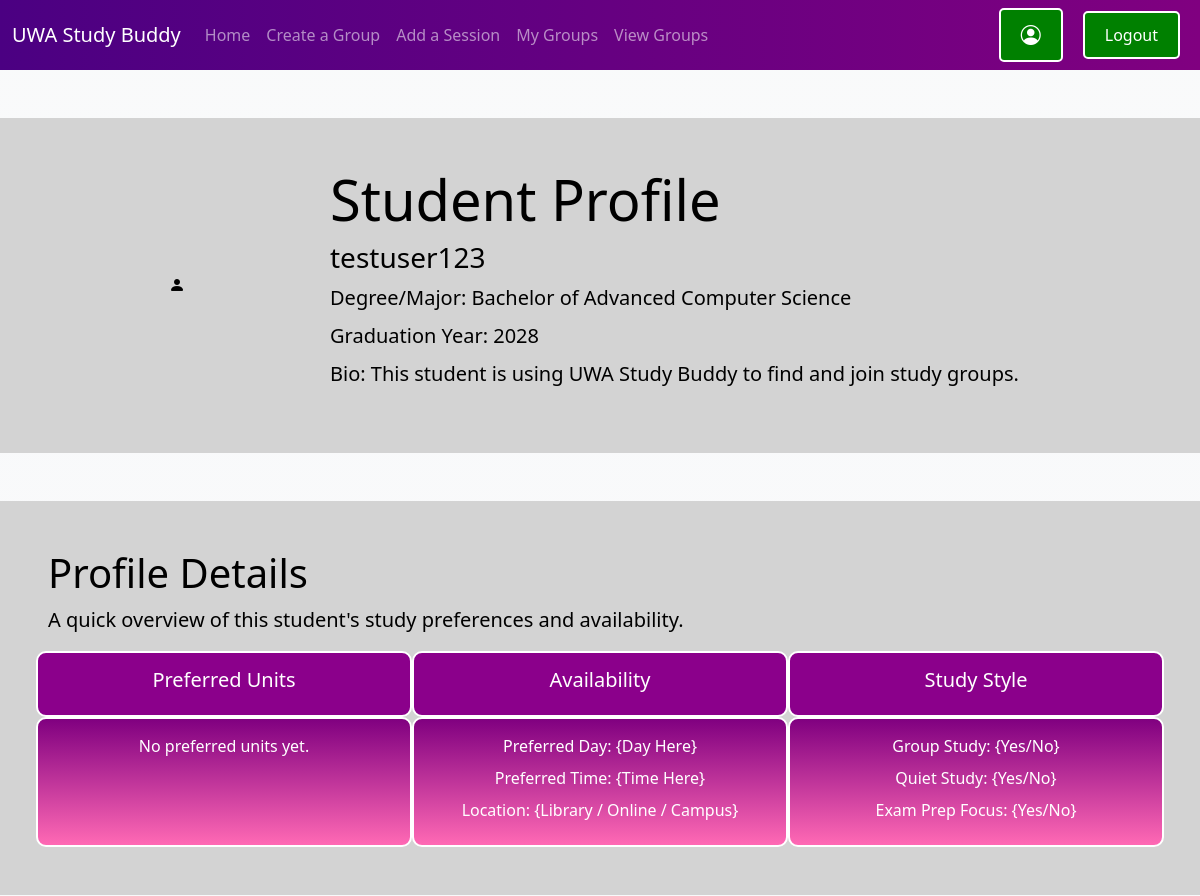
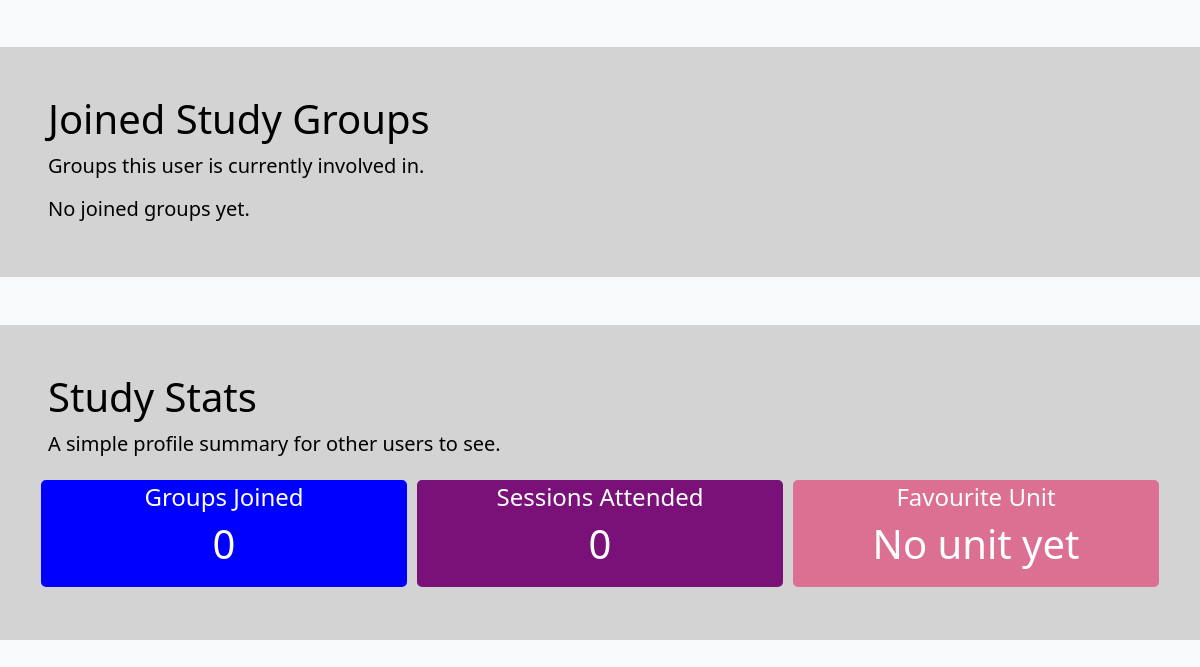
The page /view-profile (signed in) on the database as committed earlier (2 pictures, top to bottom).
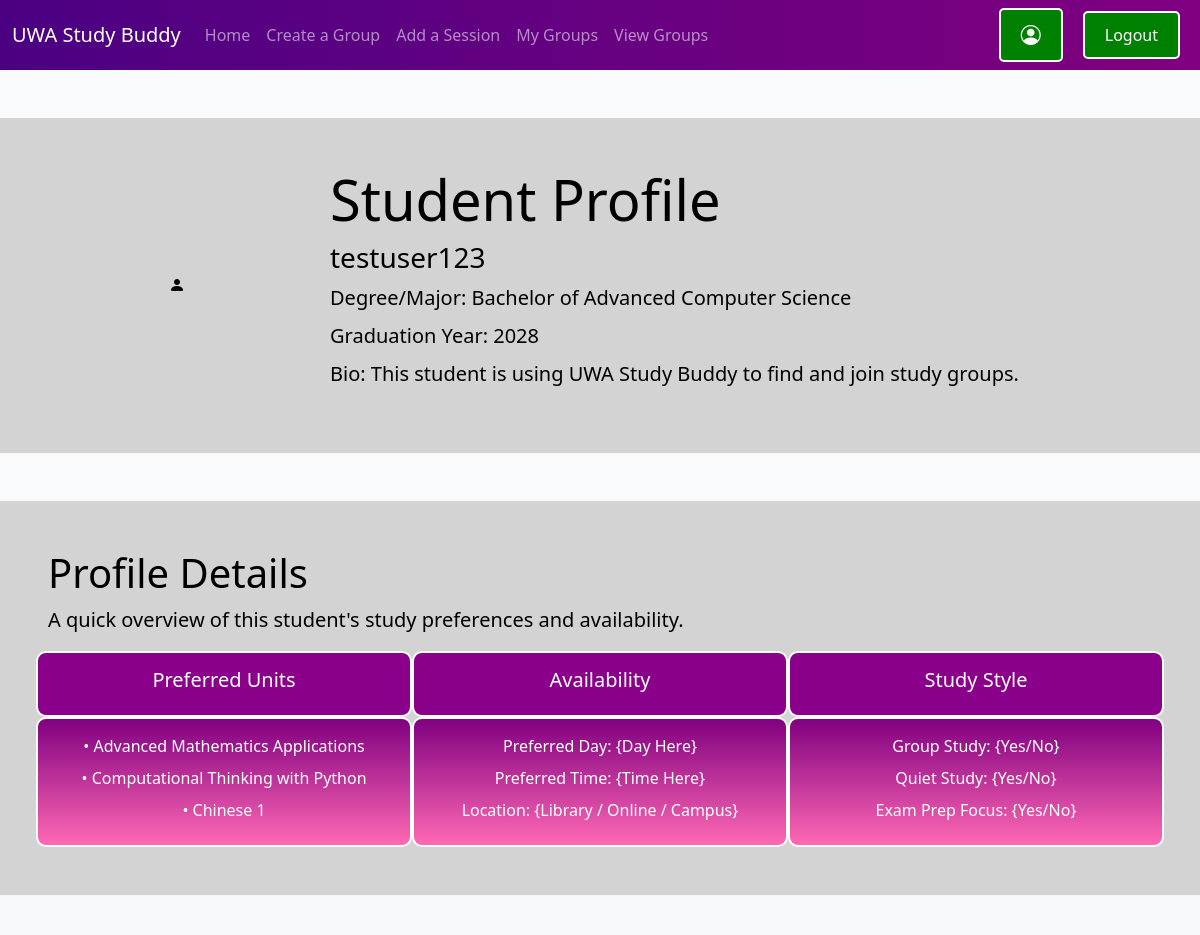
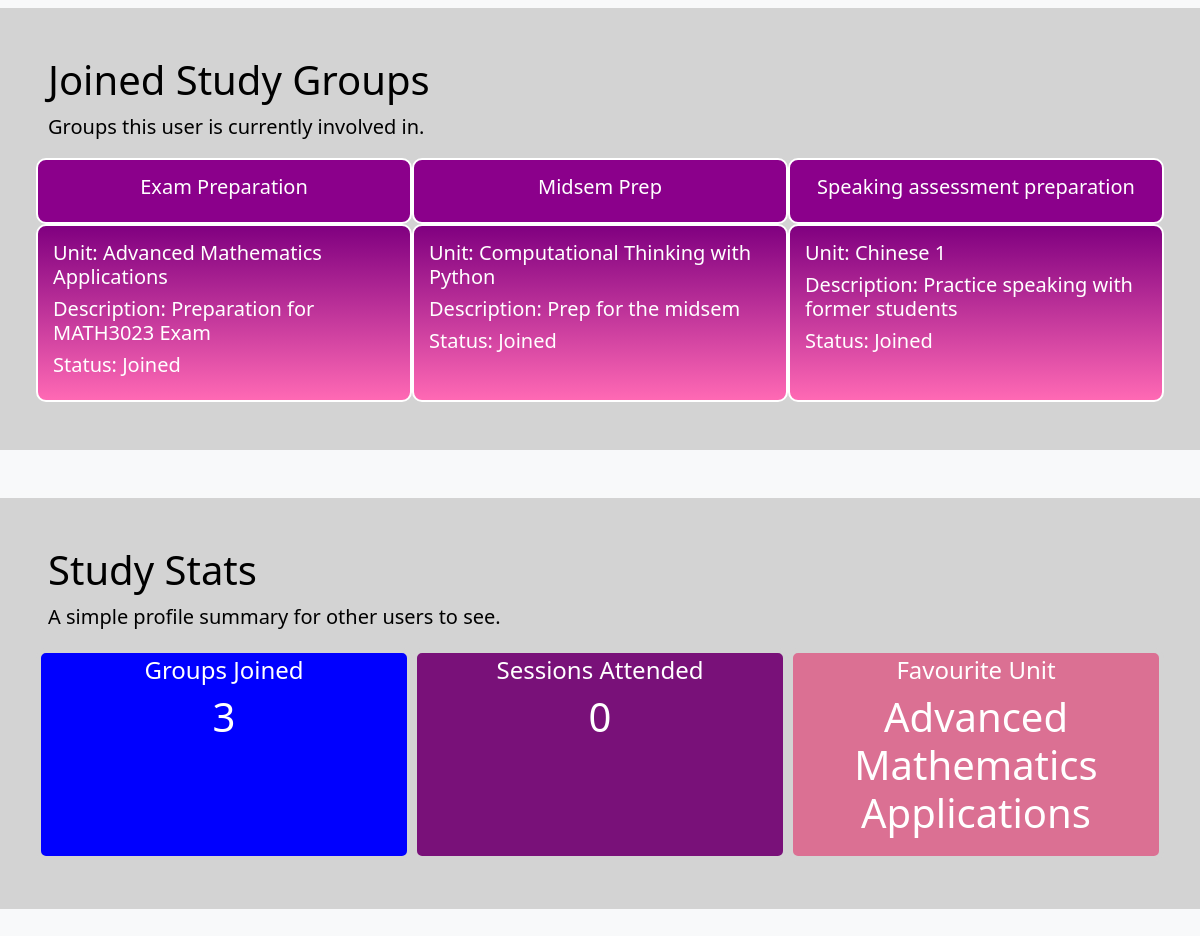
The same page on the database as committed later (2 pictures, top to bottom).
### models.py (models this page shows, shortened)
class User(db.Model, UserMixin):
    __tablename__ = 'User'
    StudentID: so.Mapped[int] =so.mapped_column(primary_key=True)
    Firstname: so.Mapped[str] = so.mapped_column(sa.String(50), nullable=False)
    Lastname: so.Mapped[str] = so.mapped_column(sa.String(50), nullable=False)
    Username: so.Mapped[str] = so.mapped_column(sa.String(50), nullable=False)
    Password: so.Mapped[str] = so.mapped_column(sa.String(250), nullable=False)
    Course: so.Mapped[str] = so.mapped_column(sa.String(50), nullable=False)
    Email: so.Mapped[str] = so.mapped_column(sa.String(50), nullable=False)
    GraduationYear: so.Mapped[int] = so.mapped_column(nullable=False)
    Birthday: so.Mapped[int] = so.mapped_column(nullable=False)

class Unit(db.Model):
    __tablename__ = 'Unit'
    UnitID: so.Mapped[int] = so.mapped_column(primary_key=True)
    UnitCode: so.Mapped[int] = so.mapped_column(nullable=False)
    UnitName: so.Mapped[str] = so.mapped_column(sa.String(50), nullable=False)
    FacultyID: so.Mapped[Optional[int]] = so.mapped_column(sa.ForeignKey('Faculty.FacultyID'), nullable=True)

class Groups(db.Model):
    __tablename__ = 'Groups'
    GroupID: so.Mapped[int] = so.mapped_column(primary_key=True)
    UnitID: so.Mapped[int] = so.mapped_column(sa.ForeignKey('Unit.UnitID'), nullable=False)
    GroupTypeID: so.Mapped[int] = so.mapped_column(sa.ForeignKey('GroupType.GroupTypeID'), nullable=False)
    Description: so.Mapped[str] = so.mapped_column(sa.String(200), nullable=False)
    CreationDate: so.Mapped[datetime] = so.mapped_column(nullable=False)
    GroupName: so.Mapped[str] = so.mapped_column(nullable=False)
    MaxMembers: so.Mapped[int] = so.mapped_column(nullable=True)

### routes/viewProfile.py (the view)
@view_profile_blueprint.route("/view-profile")
@login_required #ensuring that user is logged in before accessing this page
def view_profile():
    student_id = current_user.StudentID
    user = db.session.execute(
        sa.select(
            User.StudentID,
            User.Username,
            User.Course,
            User.GraduationYear,
            User.Email
        ).where(User.StudentID == student_id)
    ).mappings().first()
    preferred_units = db.session.execute(
        sa.select(Unit.UnitName)
        .distinct()
        .join(Groups, Unit.UnitID == Groups.UnitID)
        .join(StudentGroups, Groups.GroupID == StudentGroups.GroupID)
        .where(StudentGroups.StudentID == student_id)
        .limit(4)
    ).mappings().all()
    joined_groups = db.session.execute(
        sa.select(
            Groups.GroupName,
            Unit.UnitName,
            Groups.Description
        )
        .join(Unit, Groups.UnitID == Unit.UnitID)
        .join(StudentGroups, Groups.GroupID == StudentGroups.GroupID)
        .where(StudentGroups.StudentID == student_id)
        .limit(3)
    ).mappings().all()
    stats = {
        "groups_joined": len(joined_groups),
        "sessions_attended": 0,
        "favourite_unit": preferred_units[0]["UnitName"] if preferred_units else "No unit yet"
    }
    return render_template(
        "viewProfile.html",
        username=user["Username"] if user else "Student",
        user=user,
        preferred_units=preferred_units,
        joined_groups=joined_groups,
        stats=stats
    )

### app.py (called while the page is built)
@login_manager.user_loader
def load_user(user_id):
    return User.query.get(int(user_id))

### templates/viewProfile.html (shortened to what this page needs)
<!doctype html>
<head>
    <link href="https://cdn.jsdelivr.net/npm/bootstrap@5.3.8/dist/css/bootstrap.min.css" rel="stylesheet">
    <link rel="stylesheet" href="https://cdn.jsdelivr.net/npm/bootstrap-icons@1.13.1/font/bootstrap-icons.min.css">
    <link rel="stylesheet" href="{{ url_for('static', filename='css/style.css') }}">
</head>
<body class="bg-light bg-gradient">
    {% include 'navbar.html' %}
    <div class="container-fluid p-5 my-5 bg-container container-text">
        <div class="row align-items-center">
            <div class="col-md-3 text-center mb-4 mb-md-0">
                <div class="profile-avatar mx-auto d-flex align-items-center justify-content-center">
                    <i class="bi bi-person-fill profile-avatar-icon"></i>
                </div>
            </div>
            <div class="col-md-9">
                <h1 class="display-4">Student Profile</h1>
                <h3>{{ username }}</h3>
                <p class="lead mb-2">Degree/Major: {{ user['Course'] if user else 'Not added yet' }}</p>
                <p class="lead mb-2">Graduation Year: {{ user['GraduationYear'] if user else 'Not added yet' }}</p>
                <p class="lead">Bio: This student is using UWA Study Buddy to find and join study groups.</p>
            </div>
        </div>
    </div>
    <div class="container-fluid p-5 my-5 bg-container container-text">
        <div class="row">
            <div class="col">
                <h2 class="display-6">Profile Details</h2>
                <p class="lead">A quick overview of this student's study preferences and availability.</p>
            </div>
        </div>
        <div class="row">
            <div class="col-md-4 popup-colours popup-borders-padding">
                <h5 class="text-center">Preferred Units</h5>
            </div>
            <div class="col-md-4 popup-colours popup-borders-padding">
                <h5 class="text-center">Availability</h5>
            </div>
            <div class="col-md-4 popup-colours popup-borders-padding">
                <h5 class="text-center">Study Style</h5>
            </div>
        </div>
        <div class="row">
            <div class="col-md-4 popup-secondary-colours popup-borders-padding">
                {% if preferred_units %}
                    {% for unit in preferred_units %}
                        <p class="mb-2">• {{ unit['UnitName'] }}</p>
                    {% endfor %}
                {% else %}
                    <p class="mb-2">No preferred units yet.</p>
                {% endif %}
            </div>
            <div class="col-md-4 popup-secondary-colours popup-borders-padding">
                <p class="mb-2">Preferred Day: {Day Here}</p>
                <p class="mb-2">Preferred Time: {Time Here}</p>
                <p class="mb-2">Location: {Library / Online / Campus}</p>
            </div>
            <div class="col-md-4 popup-secondary-colours popup-borders-padding">
                <p class="mb-2">Group Study: {Yes/No}</p>
                <p class="mb-2">Quiet Study: {Yes/No}</p>
                <p class="mb-2">Exam Prep Focus: {Yes/No}</p>
            </div>
        </div>
    </div>
    <div class="container-fluid p-5 my-5 bg-container container-text">
        <div class="row">
            <div class="col">
                <h2 class="display-6">Joined Study Groups</h2>
                <p class="lead">Groups this user is currently involved in.</p>
            </div>
        </div>
        <div class="row">
            {% if joined_groups %}
                {% for group in joined_groups %}
                    <div class="col-md-4 popup-colours popup-borders-padding">
                        <h5 class="text-center">{{ group['GroupName'] }}</h5>
                    </div>
                {% endfor %}
            {% else %}
                <h5 class="text-start">No joined groups yet.</h5>
            {% endif %}
        </div>
        {% if joined_groups %}
        <div class="row">
            {% for group in joined_groups %}
                <div class="col-md-4 popup-secondary-colours popup-borders-padding">
                    <h5 class="text-start">Unit: {{ group['UnitName'] }}</h5>
                    <h5 class="text-start">Description: {{ group['Description'] }}</h5>
                    <h5 class="text-start">Status: Joined</h5>
                </div>
            {% endfor %}
        </div>
        {% endif %}
    </div>
    <div class="container-fluid p-5 my-5 bg-container container-text">
        <div class="row">
            <div class="col">
                <h2 class="display-6">Study Stats</h2>
                <p class="lead">A simple profile summary for other users to see.</p>
            </div>
        </div>
        <div class="row text-center">
            <div class="col-sm-4 col-bg-primary col-border welcome-buttoms">
                <h4>Groups Joined</h4>
                <p class="display-6">{{ stats['groups_joined'] }}</p>
            </div>
            <div class="col-sm-4 col-bg-secondary col-border welcome-buttoms">
                <h4>Sessions Attended</h4>
                <p class="display-6">{{ stats['sessions_attended'] }}</p>
            </div>
            <div class="col-sm-4 col-bg-tertiary col-border welcome-buttoms">
                <h4>Favourite Unit</h4>
                <p class="display-6">{{ stats['favourite_unit'] }}</p>
            </div>
        </div>
    </div>
</body>

### templates/navbar.html
    <nav class="navbar navbar-expand-sm bg-navbar navbar-dark">
        <div class="container-fluid">
            <a class="navbar-brand" href="#">UWA Study Buddy</a>
            <div class="collapse navbar-collapse" id="navbarNavAltMarkup">
                <ul class="navbar-nav">
                    <li class="nav-item">
                        <a class="nav-link" href="{{ url_for('index.index') }}">Home</a>
                    </li>
                    <li class="nav-item">
                        <a class="nav-link" href="{{ url_for('create_group.create_group') }}">Create a Group</a>
                    </li>
                    <li class="nav-item">
                        <a class="nav-link" href="{{ url_for('add_session.add_session') }}">Add a Session</a>
                    </li>
                    <li class="nav-item">
                        <a class="nav-link" href="{{ url_for('my_groups.my_groups') }}">My Groups</a>
                    </li>
                    <li class="nav-item">
                        <a class="nav-link" href="{{ url_for('view_groups.view_groups') }}">View Groups</a>
                    </li>
                </ul>
            </div>
        </div>
         {% if current_user.is_authenticated %}
         <button class="login-button" onclick="window.location.href='{{ url_for('view_profile.view_profile') }}'">
            <i class="bi bi-person-circle fs-5"></i>
         </button>
         <button class="login-button" onclick="window.location.href='{{ url_for('logout.logout') }}'">
            Logout
         </button>
        {% else %}
         <button class="login-button" onclick="window.location.href='{{ url_for('login_page.login_page') }}'">Login</button>
         {% endif %}
    </nav>

### static/CSS/style.css (style rules this page uses)
.bg-container { background-color: lightgray; }
.welcome-buttoms { color: white !important; }
.container-text { color: black; }
.col-bg-primary { background-color: blue; }
.col-bg-secondary { background-color: rgb(121, 17, 121); }
.col-bg-tertiary { background-color: palevioletred; }
.col-border { border: 5px solid lightgray; border-radius: 10px; padding: 3px; }
.popup-colours { background-color: darkmagenta !important; color: white !important; text-align: center !important; }
.popup-borders-padding { border: 2px solid white !important; border-radius: 10px; padding: 15px; }
.popup-secondary-colours { background-image: linear-gradient(to bottom, purple , hotpink) !important; color: white !important; text-align: center !important; }
.bg-navbar { background-image: linear-gradient(to right, indigo , purple); }
.login-button { margin-left: auto; margin-right: 20px; background-color: green; color: white; border: 2px solid white; padding: 10px 20px; border-radius: 5px; }

Rows that differ between the two databases and show on the page:
added Unit: UnitName "Advanced Mathematics Applications", UnitName "Advanced Mathematics Applications", favourite_unit "Advanced Mathematics Applications"
added Unit: UnitName "Computational Thinking with Python", UnitName "Computational Thinking with Python"
added Unit: UnitName "Chinese 1", UnitName "Chinese 1"
added Groups: GroupName "Exam Preparation", Description "Preparation for MATH3023 Exam"
added Groups: GroupName "Midsem Prep", Description "Prep for the midsem"
added Groups: GroupName "Speaking assessment preparation", Description "Practice speaking with former students"
Other text that changed with them:
{{ stats['groups_joined'] }}: "0" → "3"
{{ stats['favourite_unit'] }}: "No unit yet" → (not shown)
new list line: "Unit: Description: Status: Joined"
text no longer shown: "No preferred units yet. No joined groups yet."
